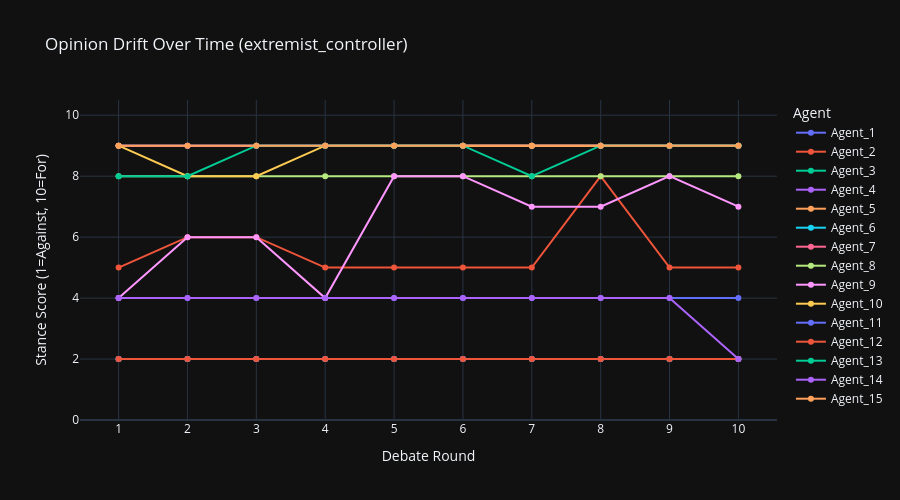
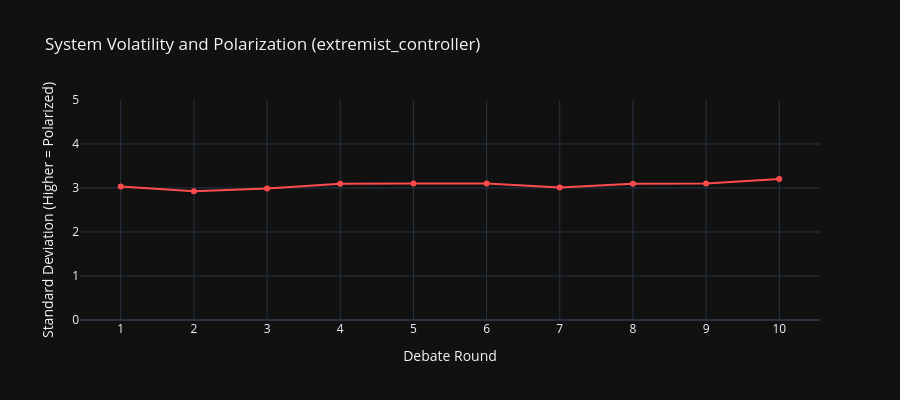
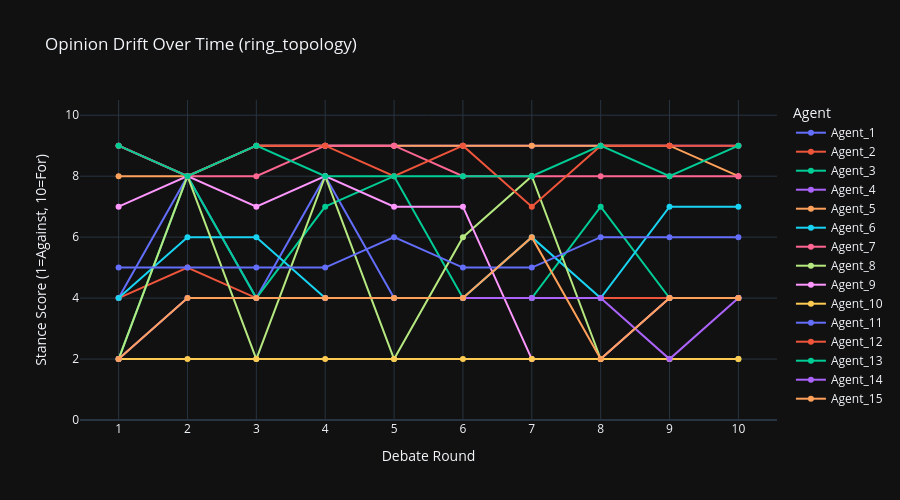
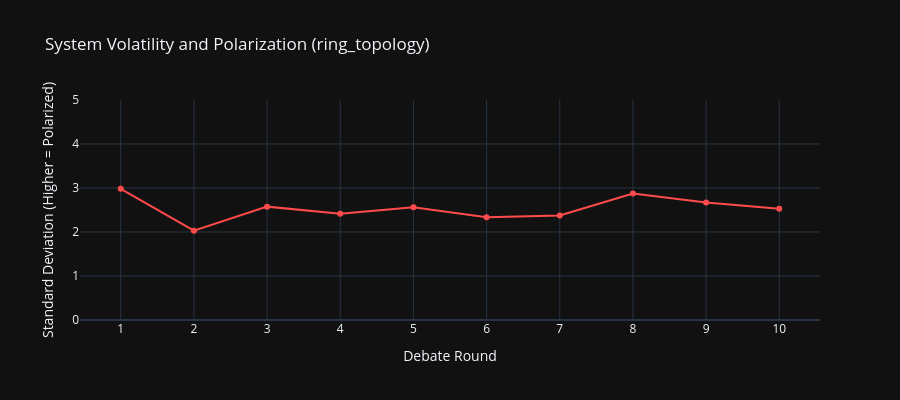

The notebook cell saved with these charts, in order:
### Code cell
import os
import pandas as pd
import plotly.express as px
from IPython.display import display, HTML

# 2. Define Input and Output Folders
INPUT_FOLDER = "simulation_csvs"
OUTPUT_FOLDER = "simulation_results"

# Create the output folder if it doesn't exist
os.makedirs(OUTPUT_FOLDER, exist_ok=True)

# 3. Check if input folder exists and has files
if not os.path.exists(INPUT_FOLDER) or not os.listdir(INPUT_FOLDER):
    print(f"Please create a folder named '{INPUT_FOLDER}' and upload your CSV files into it.")
else:
    # 4. Loop through every CSV file in the input folder
    for filename in os.listdir(INPUT_FOLDER):
        if filename.endswith(".csv"):
            filepath = os.path.join(INPUT_FOLDER, filename)
            experiment_name = filename.replace('.csv', '')
            
            # Create a dedicated subfolder for this specific experiment's outputs
            subfolder_path = os.path.join(OUTPUT_FOLDER, experiment_name)
            os.makedirs(subfolder_path, exist_ok=True)
            
            print(f"\n{'='*60}")
            print(f"Processing Experiment: {experiment_name}")
            print(f"{'='*60}")
            
            # Load Data
            df = pd.read_csv(filepath)
            
            # Validate Columns
            required_columns = ['Round', 'Agent_ID', 'Stance_Score', 'Persona']
            if not all(col in df.columns for col in required_columns):
                print(f"Error: {filename} is missing required columns. Skipping.")
                continue

            # --- A. CALCULATE STATISTICS ---
            system_metrics = df.groupby('Round')['Stance_Score'].agg(['mean', 'var', 'std']).reset_index()
            system_metrics = system_metrics.rename(columns={
                'mean': 'System_Average', 
                'var': 'System_Variance', 
                'std': 'Standard_Deviation'
            })
            
            # Save Stats to CSV in subfolder
            stats_csv_path = os.path.join(subfolder_path, f"{experiment_name}_statistics.csv")
            system_metrics.to_csv(stats_csv_path, index=False)
            
            print(f"\n Mathematical Proof of System Dynamics (Saved to {experiment_name}_statistics.csv)")
            display(system_metrics.round(2)) # Pretty print table in Colab

            # --- B. GRAPH 1: OPINION DRIFT ---
            fig_drift = px.line(
                df, x="Round", y="Stance_Score", color="Agent_ID", hover_name="Persona", markers=True,
                title=f"Opinion Drift Over Time ({experiment_name})",
                labels={"Round": "Debate Round", "Stance_Score": "Stance Score (1=Against, 10=For)", "Agent_ID": "Agent"}
            )
            fig_drift.update_layout(
                template="plotly_dark", yaxis=dict(range=[0, 10.5], dtick=2), 
                xaxis=dict(dtick=1), height=500, hovermode="x unified"
            )
            
            # Save Graph 1
            drift_img_path = os.path.join(subfolder_path, f"{experiment_name}_drift.png")
            fig_drift.write_image(drift_img_path)
            
            # Display Graph 1 Inline
            fig_drift.show()

            # --- C. GRAPH 2: SYSTEM VOLATILITY ---
            fig_variance = px.line(
                system_metrics, x="Round", y="Standard_Deviation", markers=True,
                title=f"System Volatility and Polarization ({experiment_name})",
                labels={"Standard_Deviation": "Standard Deviation (Higher = Polarized)", "Round": "Debate Round"}
            )
            fig_variance.update_layout(
                template="plotly_dark", yaxis=dict(range=[0, 5], dtick=1), 
                xaxis=dict(dtick=1), height=400
            )
            # Update line color to stand out
            fig_variance.update_traces(line_color='#FF4B4B') 
            
            # Save Graph 2
            var_img_path = os.path.join(subfolder_path, f"{experiment_name}_volatility.png")
            fig_variance.write_image(var_img_path)
            
            # Display Graph 2 Inline
            fig_variance.show()
            
            print(f"Successfully saved all assets for '{experiment_name}' to: {subfolder_path}\n")

print("\n ALL FILES PROCESSED SUCCESSFULLY!")
